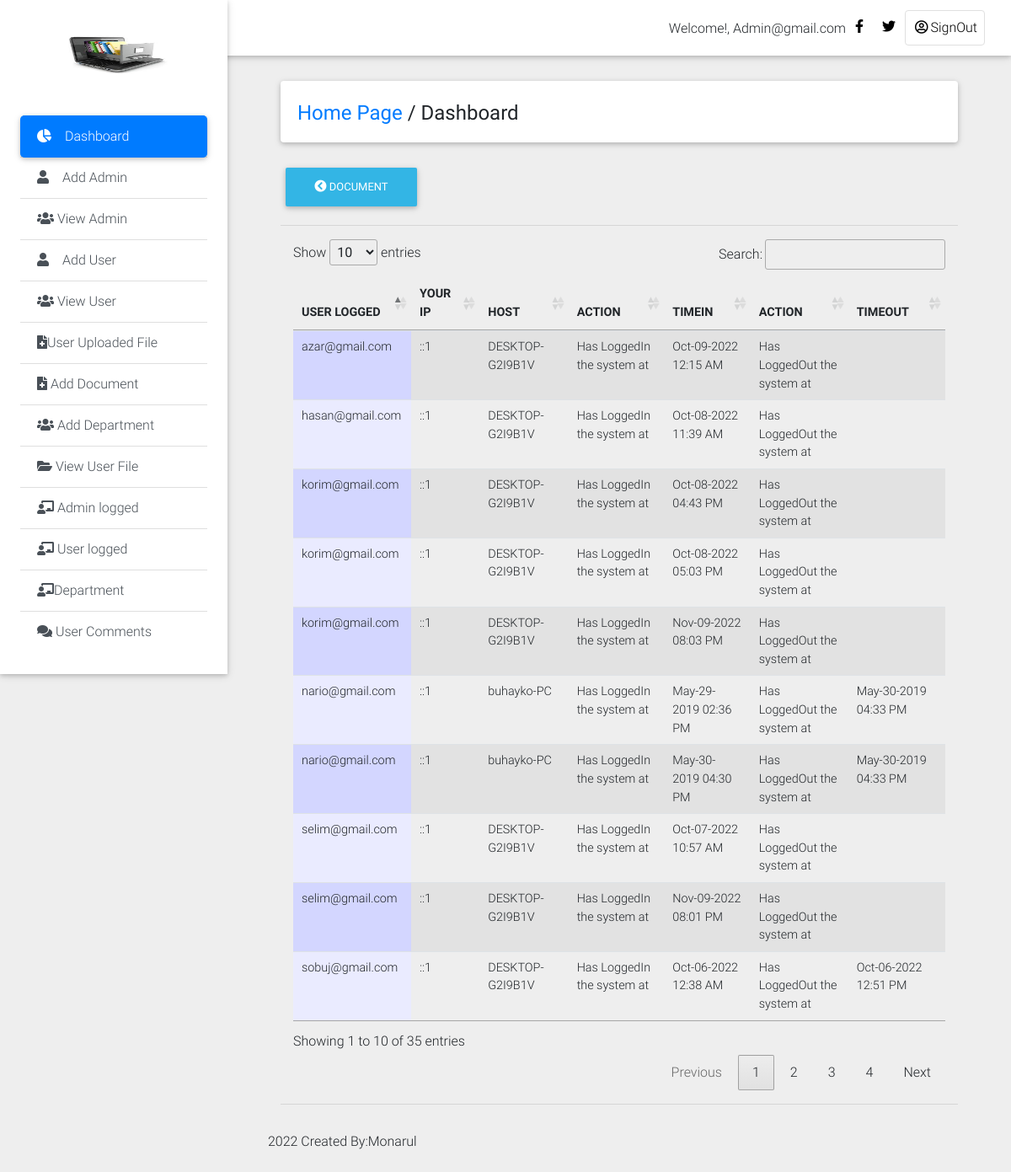
Screenshot of /Private_Dashboard/user_log.php (signed in) with the database file from the repository.
### tables this page shows
CREATE TABLE `history_log` (
  `log_id` int(11) NOT NULL,
  `id` int(11) NOT NULL,
  `email_address` text NOT NULL,
  `action` varchar(100) NOT NULL,
  `actions` varchar(200) NOT NULL DEFAULT 'Has LoggedOut the system at',
  `ip` text NOT NULL,
  `host` text NOT NULL,
  `login_time` varchar(200) NOT NULL,
  `logout_time` varchar(200) NOT NULL
);

### Private_Dashboard/user_log.php (the view, shortened to what this page needs)
<!DOCTYPE html>
<html lang="en">
<head>
  <link rel="stylesheet" href="https://use.fontawesome.com/releases/v5.8.1/css/all.css">
  <link href="css/bootstrap.min.css" rel="stylesheet">
  <link href="css/mdb.min.css" rel="stylesheet">
  <link href="css/style.min.css" rel="stylesheet">
    <link rel="stylesheet" type="text/css" href="medias/css/dataTable.css" />
</head>
<body class="grey lighten-3">
  <header>
    <nav class="navbar fixed-top navbar-expand-lg navbar-light white scrolling-navbar">
      <div class="container-fluid">
        <div class="collapse navbar-collapse" id="navbarSupportedContent">
            <?php
             require_once("include/connection.php");
               $id = mysqli_real_escape_string($conn,$_SESSION['admin_user']);
              $r = mysqli_query($conn,"SELECT * FROM admin_login where id = '$id'") or die (mysqli_error($con));
              $row = mysqli_fetch_array($r);
               $id=$row['admin_user'];
            ?>
          <ul class="navbar-nav nav-flex-icons">
                <li style="margin-top: 10px;">Welcome!,</font> <?php echo ucwords(htmlentities($id)); ?></li>
            <li class="nav-item">
              <a href="#" class="nav-link waves-effect" target="_blank">
                <i class="fab fa-facebook-f"></i>
              </a>
            </li>
            <li class="nav-item">
              <a href="#" class="nav-link waves-effect" target="_blank">
                <i class="fab fa-twitter"></i>
              </a>
            </li>
            <li class="nav-item">
              <a href="logout.php" class="nav-link border border-light rounded waves-effect">
               <i class="far fa-user-circle"></i>SignOut
              </a>
            </li>
          </ul>
        </div>
      </div>
    </nav>
    <?php
     @include('sidebar.php');
      ?>
    </div>
  </header>
  <main class="pt-5 mx-lg-5">
    <div class="container-fluid mt-5">
      <div class="card mb-4 wow fadeIn">
        <div class="card-body d-sm-flex justify-content-between">
          <h4 class="mb-2 mb-sm-0 pt-1">
            <a href="dashboard.php">Home Page</a>
            <span>/</span>
            <span>Dashboard</span>
          </h4>
        </div>
      </div>
      <div class="">
    <a href="add_document.php"><button type="button" class="btn btn-info"><i class="fas fa-chevron-circle-left"></i>  Document</button></a>
    </div>
<hr>
 <div class="col-md-12">
  <table id="dtable" class = "table table-striped" style="">
     <thead>
    <th>USER LOGGED</th>
     <th>YOUR IP</th>
     <th>HOST</th>
     <th>ACTION</th>
     <th>TIMEIN</th>
     <th>ACTION</th>
     <th>TIMEOUT</th>
</thead>
<tbody>
    <tr>
        <?php
        require_once("include/connection.php");
      $query = mysqli_query($conn,"SELECT * from history_log") or die (mysqli_error($conn));
      while($file=mysqli_fetch_array($query)){
         $name =  $file['email_address'];
         $ip =  $file['ip'];
         $host =  $file['host'];
         $action =  $file['action'];
         $logintime =  $file['login_time'];
         $actions =  $file['actions'];
         $logouttime =  $file['logout_time'];
      ?>
      <td><?php echo $name; ?></td>
       <td><?php echo $ip; ?></td>
      <td><?php echo $host; ?></td>
      <td><?php echo $action; ?></td>
      <td><?php echo $logintime; ?></td>
      <td><?php echo $actions; ?></td>
      <td><?php echo $logouttime; ?></td>
    </tr>
<?php } ?>
</tbody>
   </table>
    </div>
    <hr></div>
    <div class="footer-copyright py-3">
  <p> <?php echo date('Y');?> Created By:Monarul</p>
    </div>
<link rel="stylesheet" type="text/css" href="https://cdn.datatables.net/1.10.9/css/jquery.dataTables.min.css"/>
<link rel="stylesheet" type="text/css" href="https://cdn.datatables.net/responsive/1.0.3/css/dataTables.responsive.css">
</body>
</html>

### Private_Dashboard/medias/css/dataTable.css (style rules this page uses)
.sorting_asc { background: url('../images/sort_asc.png') no-repeat center right; }
.sorting { background: url('../images/sort_both.png') no-repeat center right; }
tr.even { background-color: white; }
tr.odd td.sorting_1 { background-color: #D3D6FF; }
tr.even td.sorting_1 { background-color: #EAEBFF; }

### rows the page displays
history_log: email_address "nario@gmail.com", ip "::1", host "buhayko-PC", action "Has LoggedIn the system at", login_time "May-29-2019 02:36 PM", actions "Has LoggedOut the system at", logout_time "May-30-2019 04:33 PM"
history_log: email_address "nario@gmail.com", ip "::1", host "buhayko-PC", action "Has LoggedIn the system at", login_time "May-30-2019 04:30 PM", actions "Has LoggedOut the system at", logout_time "May-30-2019 04:33 PM"
history_log: email_address "sobuj@gmail.com", ip "::1", host "DESKTOP-G2I9B1V", action "Has LoggedIn the system at", login_time "Oct-06-2022 12:38 AM", actions "Has LoggedOut the system at", logout_time "Oct-06-2022 12:51 PM"
history_log: email_address "selim@gmail.com", ip "::1", host "DESKTOP-G2I9B1V", action "Has LoggedIn the system at", login_time "Oct-07-2022 10:57 AM", actions "Has LoggedOut the system at"
history_log: email_address "hasan@gmail.com", ip "::1", host "DESKTOP-G2I9B1V", action "Has LoggedIn the system at", login_time "Oct-08-2022 11:39 AM", actions "Has LoggedOut the system at"
history_log: email_address "korim@gmail.com", ip "::1", host "DESKTOP-G2I9B1V", action "Has LoggedIn the system at", login_time "Oct-08-2022 04:43 PM", actions "Has LoggedOut the system at"
history_log: email_address "korim@gmail.com", ip "::1", host "DESKTOP-G2I9B1V", action "Has LoggedIn the system at", login_time "Oct-08-2022 05:03 PM", actions "Has LoggedOut the system at"
history_log: email_address "azar@gmail.com", ip "::1", host "DESKTOP-G2I9B1V", action "Has LoggedIn the system at", login_time "Oct-09-2022 12:15 AM", actions "Has LoggedOut the system at"
history_log: email_address "selim@gmail.com", ip "::1", host "DESKTOP-G2I9B1V", action "Has LoggedIn the system at", login_time "Nov-09-2022 08:01 PM", actions "Has LoggedOut the system at"
history_log: email_address "korim@gmail.com", ip "::1", host "DESKTOP-G2I9B1V", action "Has LoggedIn the system at", login_time "Nov-09-2022 08:03 PM", actions "Has LoggedOut the system at"

### other values shown
$id "Admin@gmail.com"
